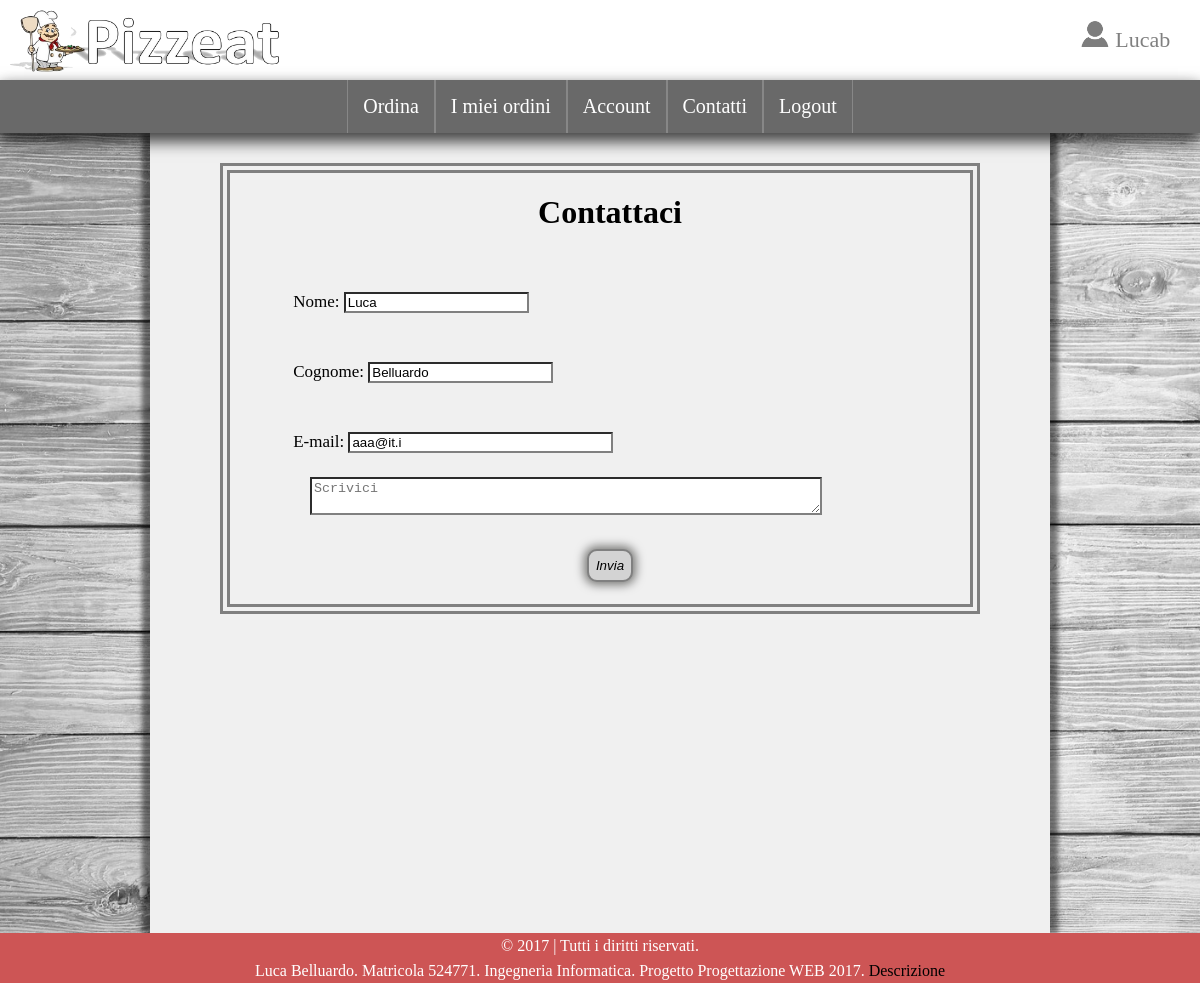
The app's page /index.php?p=contatti (signed in) with its own data.
### tables this page shows
CREATE TABLE `account` (
  `IDAccount` int(10) NOT NULL,
  `Username` varchar(50) NOT NULL,
  `Nome` varchar(50) NOT NULL,
  `Cognome` varchar(50) NOT NULL,
  `Email` varchar(100) NOT NULL,
  `Telefono` varchar(10) NOT NULL,
  `Indirizzo` varchar(100) DEFAULT NULL,
  `Civico` varchar(50) DEFAULT NULL,
  `Password` varchar(32) NOT NULL,
  `Admin` tinyint(1) DEFAULT NULL
);

### php/contatti.php (the view)
<div id="contatti">
<?php
	if(isset($_SESSION['loggato'])){
		$username=$_SESSION['username'];
		$utente=mysqli_query($conn, "SELECT * FROM account WHERE Username='$username'");
		$dati=mysqli_fetch_array($utente, MYSQLI_ASSOC);
	}
?>
	<h1>Contattaci</h1>
	<form id="cont" class="registrati" method="POST">
		<label>
			Nome:
			<input type="text" value="<?php if(isset($_SESSION['loggato'])) echo $dati['Nome']?>" name="nome" pattern="[a-zA-Z\s]+" required>
		</label>
		<label>
			Cognome:
			<input type="text" value="<?php if(isset($_SESSION['loggato'])) echo $dati['Cognome']?>" name="cognome" pattern="[a-zA-Z\s]+" required>
		</label>
		<label>
			E-mail:
			<input  type="email" value="<?php if(isset($_SESSION['loggato']))echo $dati['Email']?>" name="email" size="30" required>
		</label>
		<textarea form="cont" name="note" placeholder="Scrivici" required></textarea>
		<input type="submit" class="tasto" name="invia" value="Invia">
	</form>
</div>

### css/stile.css (style rules this page uses)
html { height: 100%; }
body { margin: 0px; height: 100%; background-image: url('../immagini/background.jpg'); background-attachment: fixed; background-size: cover; }
label { font-size: 17px; display: block; }
input { border: 2px inset grey; background-color: white; }
.registrati { padding: 2% 0% 3%; background: #F0F0F0; overflow: hidden; }
.registrati label { margin-left: 6%; line-height: 70px; }
.tasto { border: 2px solid grey; margin: 30px auto 0px; display: block; padding: 7px; border-radius: 10px; background-color: lightgray; font-style: italic; box-shadow: rgba(5, 5, 0, 0.5) 0px 0px 10px 3px; }
#contatti { width: 80%; margin: 30px auto 0px; padding-left: 20px; overflow: hidden; border: 10px double grey; }
#contatti h1 { text-align: center !important; }
#contatti textarea { width: 70%; margin-left: 60px; background: white; border: 2px inset grey; }

### records on screen
account: nome "Luca", cognome "Belluardo", email "aaa@it.i"

### other values on screen
$_SESSION['username'] "Lucab"
